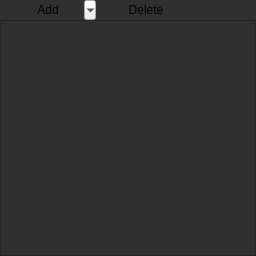
<?xml version="1.0" encoding="UTF-8"?>
<ui version="4.0">
 <class>SceneHeirarchyWidget</class>
 <widget class="QWidget" name="SceneHeirarchyWidget">
  <property name="geometry">
   <rect>
    <x>0</x>
    <y>0</y>
    <width>256</width>
    <height>256</height>
   </rect>
  </property>
  <property name="windowTitle">
   <string>Form</string>
  </property>
  <property name="styleSheet">
   <string notr="true">QWidget#sceneTree {
	background-color: #303030;
}</string>
  </property>
  <layout class="QVBoxLayout" name="verticalLayout">
   <property name="spacing">
    <number>0</number>
   </property>
   <property name="leftMargin">
    <number>0</number>
   </property>
   <property name="topMargin">
    <number>0</number>
   </property>
   <property name="rightMargin">
    <number>0</number>
   </property>
   <property name="bottomMargin">
    <number>0</number>
   </property>
   <item>
    <widget class="QWidget" name="widget" native="true">
     <property name="minimumSize">
      <size>
       <width>0</width>
       <height>0</height>
      </size>
     </property>
     <property name="styleSheet">
      <string notr="true">QWidget#widget{
	border: none;
	background-color: #303030;
}</string>
     </property>
     <layout class="QHBoxLayout" name="horizontalLayout">
      <property name="spacing">
       <number>2</number>
      </property>
      <property name="leftMargin">
       <number>0</number>
      </property>
      <property name="topMargin">
       <number>0</number>
      </property>
      <property name="rightMargin">
       <number>0</number>
      </property>
      <property name="bottomMargin">
       <number>0</number>
      </property>
      <item>
       <widget class="QToolButton" name="addBtn">
        <property name="sizePolicy">
         <sizepolicy hsizetype="Preferred" vsizetype="Preferred">
          <horstretch>0</horstretch>
          <verstretch>0</verstretch>
         </sizepolicy>
        </property>
        <property name="minimumSize">
         <size>
          <width>96</width>
          <height>0</height>
         </size>
        </property>
        <property name="styleSheet">
         <string notr="true">border: 0</string>
        </property>
        <property name="text">
         <string>Add</string>
        </property>
        <property name="icon">
         <iconset>
          <normaloff>:/icons/add-2.svg</normaloff>:/icons/add-2.svg</iconset>
        </property>
        <property name="popupMode">
         <enum>QToolButton::MenuButtonPopup</enum>
        </property>
        <property name="toolButtonStyle">
         <enum>Qt::ToolButtonTextBesideIcon</enum>
        </property>
        <property name="arrowType">
         <enum>Qt::NoArrow</enum>
        </property>
       </widget>
      </item>
      <item>
       <widget class="QPushButton" name="deleteBtn">
        <property name="sizePolicy">
         <sizepolicy hsizetype="Preferred" vsizetype="Preferred">
          <horstretch>0</horstretch>
          <verstretch>0</verstretch>
         </sizepolicy>
        </property>
        <property name="minimumSize">
         <size>
          <width>96</width>
          <height>0</height>
         </size>
        </property>
        <property name="styleSheet">
         <string notr="true">border: 0</string>
        </property>
        <property name="text">
         <string>Delete</string>
        </property>
        <property name="icon">
         <iconset>
          <normaloff>:/icons/error.svg</normaloff>:/icons/error.svg</iconset>
        </property>
       </widget>
      </item>
      <item>
       <spacer name="horizontalSpacer">
        <property name="orientation">
         <enum>Qt::Horizontal</enum>
        </property>
        <property name="sizeHint" stdset="0">
         <size>
          <width>40</width>
          <height>20</height>
         </size>
        </property>
       </spacer>
      </item>
     </layout>
    </widget>
   </item>
   <item>
    <widget class="QTreeWidget" name="sceneTree">
     <property name="styleSheet">
      <string notr="true"/>
     </property>
     <property name="animated">
      <bool>true</bool>
     </property>
     <attribute name="headerVisible">
      <bool>false</bool>
     </attribute>
     <column>
      <property name="text">
       <string notr="true">1</string>
      </property>
     </column>
    </widget>
   </item>
  </layout>
 </widget>
 <resources/>
 <connections/>
</ui>
